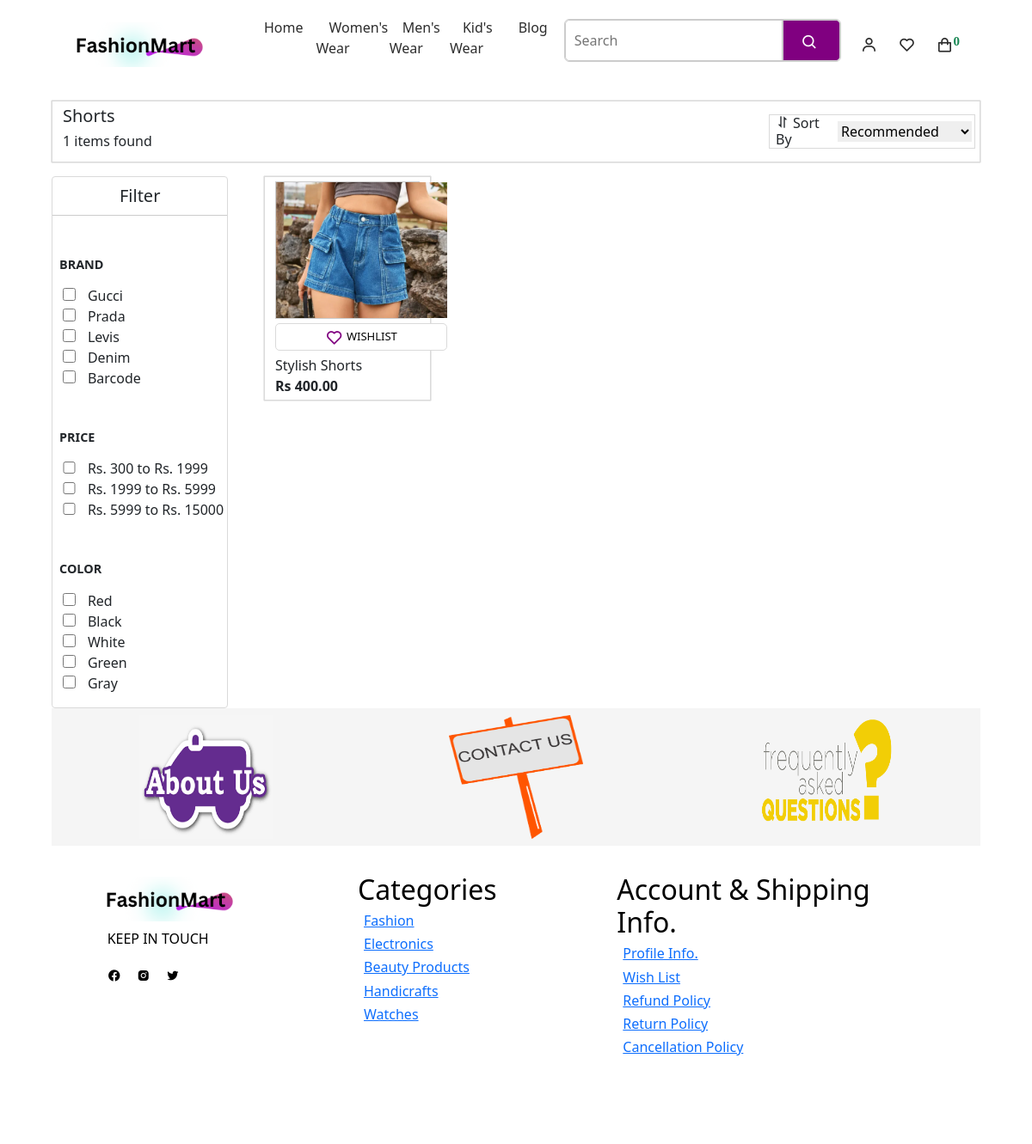
The page /subcategory/Shorts/ on the database as committed earlier.
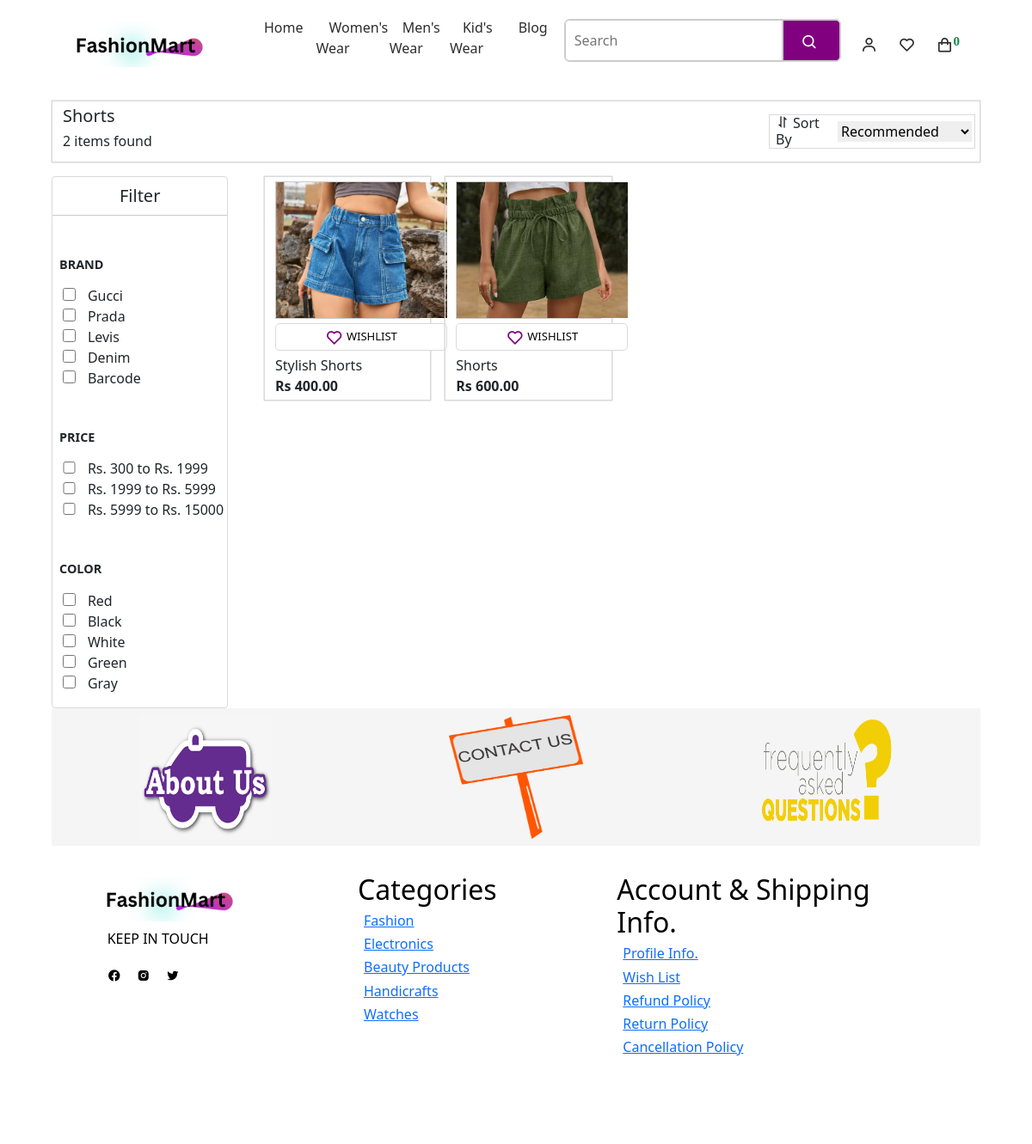
The same page on the database as committed later.
### myeSite/models.py (models this page shows, shortened)
class Product(models.Model):
    name = models.CharField(max_length=255)
    description = models.TextField()
    stock_status = models.CharField(max_length=50, default='In Stock')
    old_price = models.DecimalField(max_digits=10, decimal_places=2, default=500,  null=True, blank=True)
    new_price = models.DecimalField(max_digits=10, decimal_places=2, default=400, null=False, blank=False)
    discount_price = models.DecimalField(max_digits=10, decimal_places=2, default=100,  null=True, blank=True)
    brand = models.ForeignKey(Brand, on_delete=models.CASCADE)
    category = models.ForeignKey(Category, on_delete=models.CASCADE)
    subcategory = models.ForeignKey(Subcategory, on_delete=models.CASCADE)
    image = models.ImageField(upload_to='product_images/')
    sizes = models.ManyToManyField(Size)

### myeSite/views.py (the view, shortened to what this page needs)
# urls.py: path('subcategory/<str:subcategory_name>/', views.subcategory_details, name='product'),
def subcategory_details(request, subcategory_name):
    subcategory = get_object_or_404(Subcategory, name=subcategory_name)
    items = Product.objects.filter(subcategory=subcategory)
    items_count = items.count()
    return render(request, 'myeSite/productPages/product-list.html', {'subcateogry':subcategory, 'items':items, 'item_count':items_count})

### myeSite/context_processors.py (called while the page is built)
def categories_processor(request):
    categories = Category.objects.all().prefetch_related('subcategories')
    return {'categories': categories}

def wishlist_item_count(request):
    if request.user.is_authenticated:
        wishlist_item_count = Wishlist.objects.filter(user=request.user).count()
    else:
        wishlist_item_count = 0
    return {'wishlist_item_count': wishlist_item_count}

### myeSite/templates/myeSite/productPages/product-list.html (shortened to what this page needs)
{% extends "main.html" %}
{% load static %}
{% block tShirt %}
<div class="tshirt-section">
    <div class="firstheadingdiv">
        <div class="info-content">
            <h5>{{subcateogry.name}}</h5>
            <h6>{% if item_count %}{{ item_count }} items found {% else %} No items found {% endif %}</h6>
        </div>
        <div class="sortby">
            <h6><i class='bx bx-sort'></i>Sort By</h6>
            <form method="POST">
                <select id="services" name="services">
                    <option value="latest">Recommended</option>
                </select>
            </form>
        </div>
    </div>
    <div class="filter-product">
        <div class="filter">
            <h2 class="text-center fs-5">Filter</h2>
            <h5 class="ms-2 mt-5">BRAND</h5>
            <form action="#" method="POST">
                <ul>
                    <li><input type="checkbox" name="brand1" id="brand1"> Gucci</li>
                    <li><input type="checkbox" name="brand2" id="brand2"> Prada</li>
                    <li><input type="checkbox" name="brand3" id="brand3"> Levis</li>
                    <li><input type="checkbox" name="brand4" id="brand4"> Denim</li>
                    <li><input type="checkbox" name="brand5" id="brand5"> Barcode</li>
                </ul>
            </form>
            <h5 class="ms-2 mt-5">PRICE</h5>
                <form action="#" method="POST">
                    <ul>
                        <li><input type="checkbox" name="price" id="price"> Rs. 300 to Rs. 1999</li>
                        <li><input type="checkbox" name="price2" id="price2"> Rs. 1999 to Rs. 5999</li>
                        <li><input type="checkbox" name="price3" id="price3"> Rs. 5999 to Rs. 15000</li>
                    </ul>
                </form>
                <h5 class="ms-2 mt-5">COLOR</h5>
                <form action="#" method="POST">
                    <ul>
                        <li><input type="checkbox" name="color1" id="color1"> Red</li>
                        <li><input type="checkbox" name="color2" id="color2"> Black</li>
                        <li><input type="checkbox" name="color3" id="color3"> White</li>
                        <li><input type="checkbox" name="color4" id="color4"> Green</li>
                        <li><input type="checkbox" name="color5" id="brand5"> Gray</li>
                    </ul>
                </form>
        </div>
        {% if items %}
        <div class="product">
            <div class="row">
                 {% for item in items %}
                <div class="product-card">
                    <div class="tshirt-img">
                        {% if item.image %}
                        <a href="{% url 'itemsDetail' item.pk %}"><img src="{{ item.image.url }}" alt="{{ item.name }}"></a>
                        {% else %}
                        <p>No image available</p>
                        {% endif %}
                    </div>
                    <form method="post" action="#">
                        <button type="submit" class="addToWishlist"><i class='bx bx-heart' id="wishlist_hearticon"></i>WISHLIST</button>
                    </form>
                    <div class="infoaboutproduct">
                        <p>{{ item.name }}</p>
                        <span id='new-price' class="fw-semibold">Rs {{ item.new_price  }}</span>
                    </div>
                </div>
                {% endfor %}
            </div>
            {% else %}
            <h4 class="text-danger fw-bold">No Items Available</h4>
            {% endif %}
        </div>
    </div>
{% endblock %}

Rows that differ between the two databases and show on the page:
added Product: image (picture), name "Shorts", new_price "600.00"
Other text that changed with them:
{{ item_count }}: "1" → "2"
